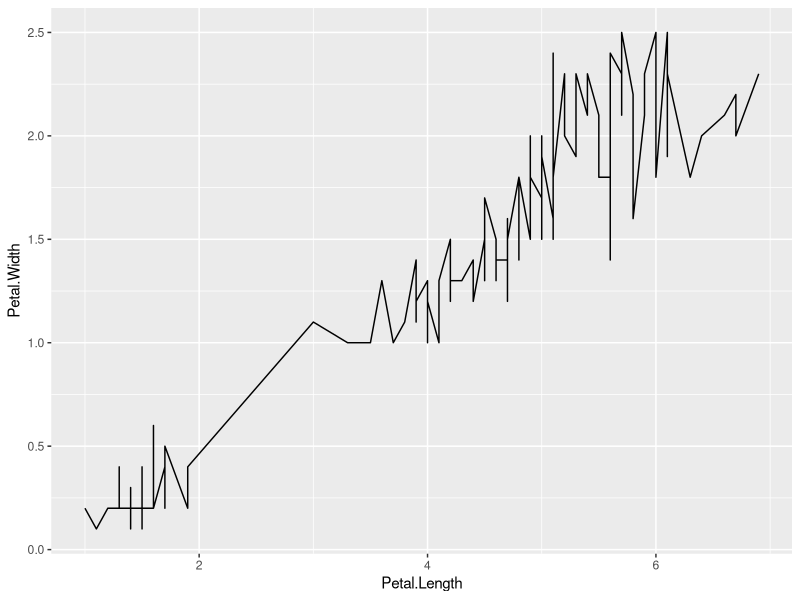

The R script that drew this image: (Note: this script raises an error after producing the figure.)
## ---- chunk 1
knitr::opts_chunk$set(
  message = FALSE,
  warning = FALSE,
  fig.align = "center",
  fig.width = 8,   
  fig.height = 6, 
  dpi = 300,     
  dev = "png",
  out.width = "70%",
  out.height = "70%"
)

knitr::knit_hooks$set(plot = function(x, options) {
  paste0('<div align="center">\n',
         '<img src="', x, '" width="70%">\n',
         '</div>')
})
## ---- chunk 2
library(ggplot2)
ggplot(iris,aes(x=Petal.Length,y=Petal.Width)) + geom_line()
## ---- chunk 3
library(knitr)
library(kableExtra)

your_tibble <- head(iris,5)
kable(your_tibble, format = "html") %>%
  kable_styling(position = "center") %>% 
  save_kable(file = "~/Desktop/DS_DA_Projects/Project_Template/ReadMe_files/figure-gfm/example.png", zoom = 2)
knitr::include_graphics("~/Desktop/DS_DA_Projects/Project_Template/ReadMe_files/figure-gfm/example.png")
